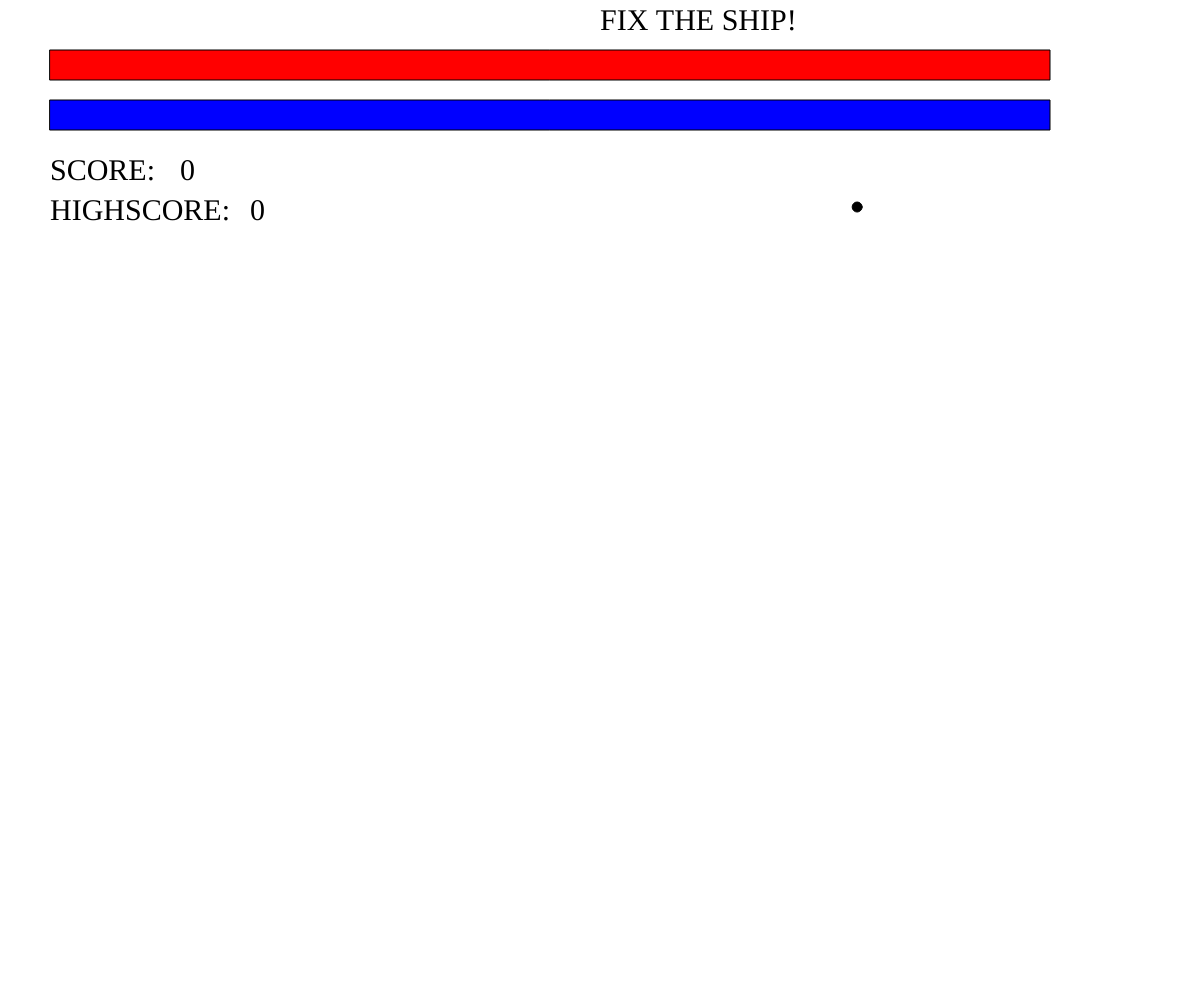
Frame 1 (no input)
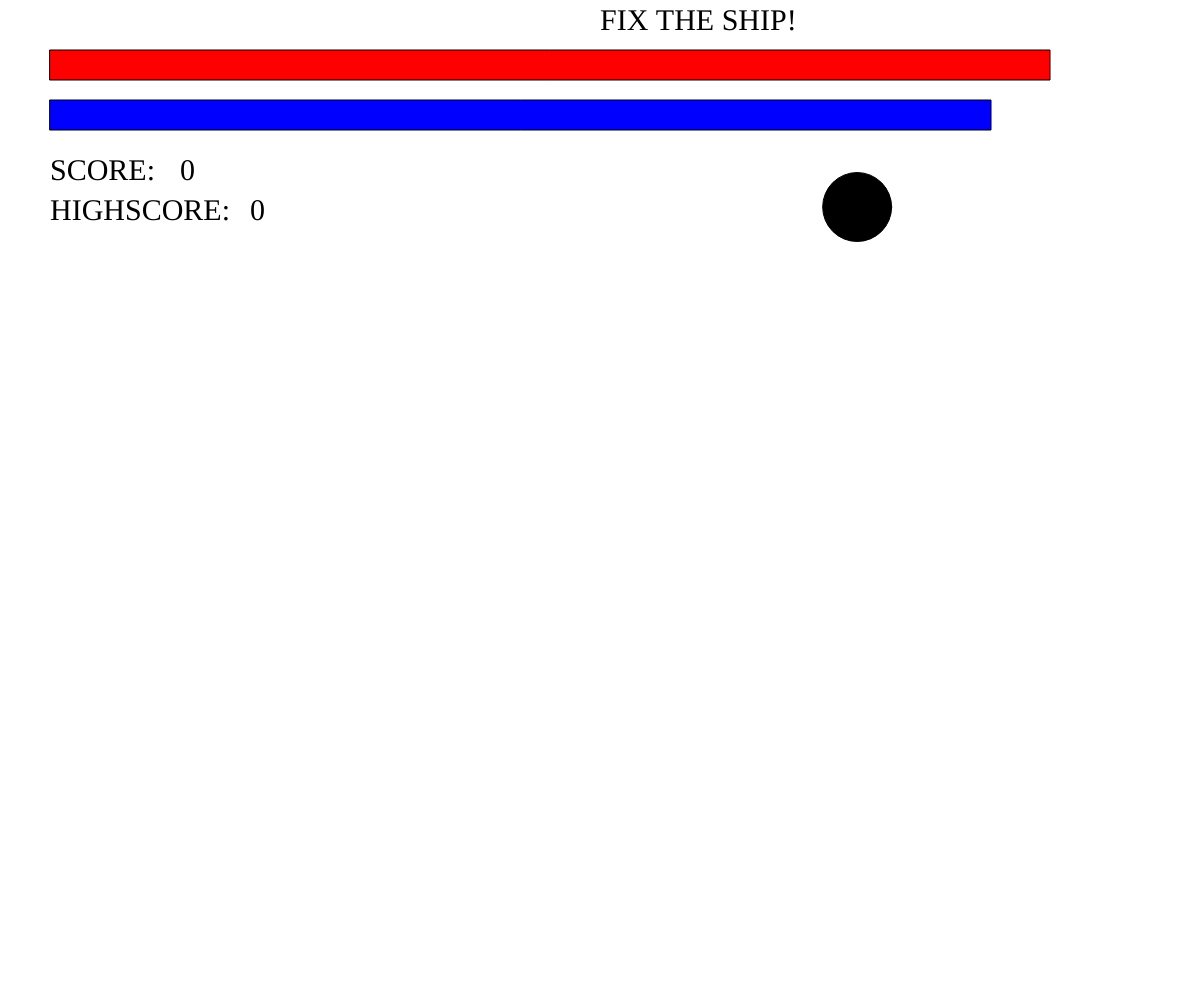
Frame 60 (no input)
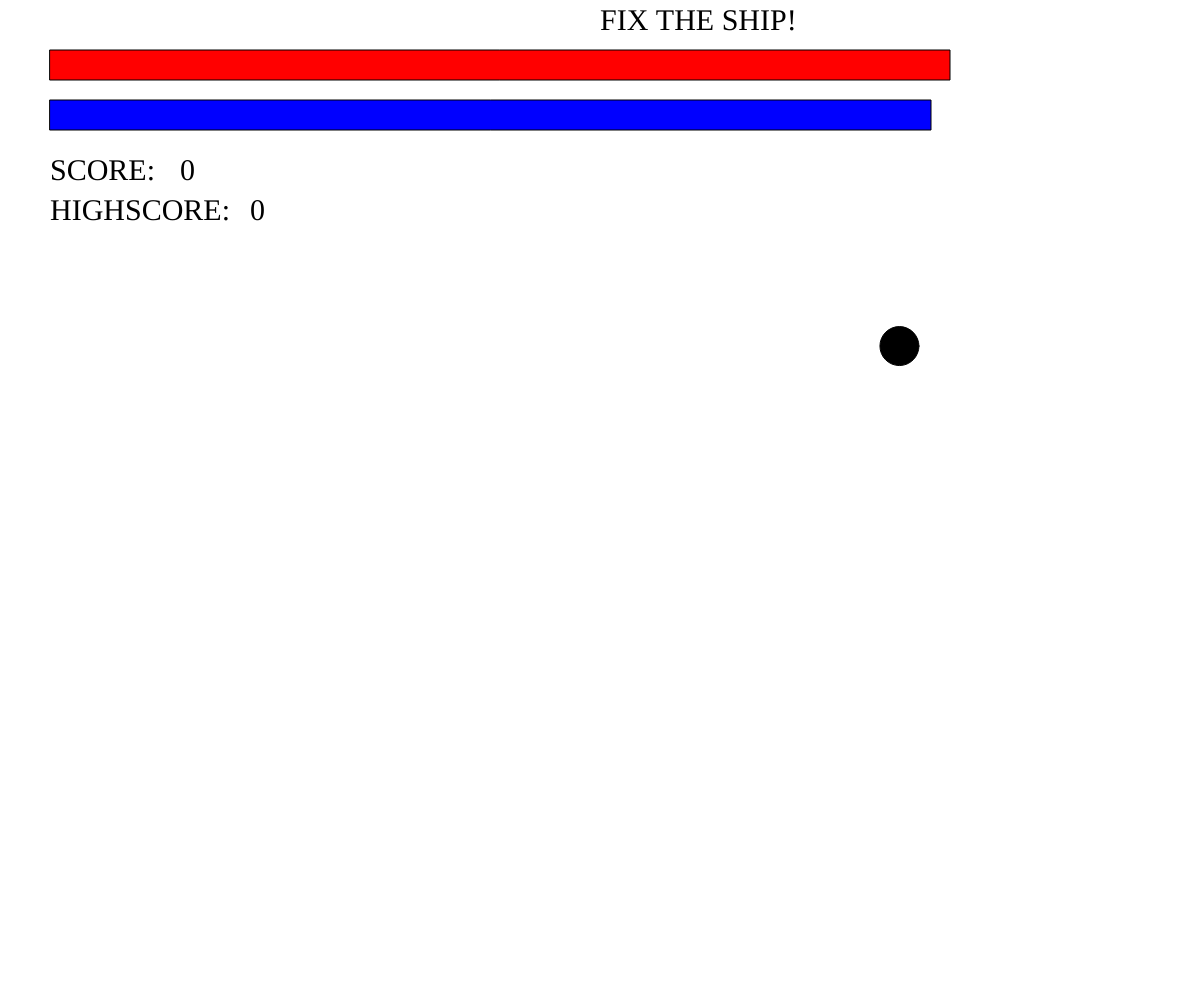
Frame 120 (the mouse pressed at the canvas centre since frame 60)

The p5.js sketch that drew these frames (run headless with seeded random() and noise() and a simulated clock; from frame 60 on, the mouse is pressed at the canvas centre):

// p5.js sketch
// ── sketch.js
const UNIT = 10; 
let score = 0; 
let highscore = 0; 
function setup() {

  //background
  createCanvas(windowWidth, windowHeight);
  background(255);
  smooth(); 


  //font
  fill(0);
  textSize(30);
  textFont('Georgia');

  //objects
  hole = new Hole();
  health = new Healthbar(UNIT*100, UNIT*3, UNIT*5, UNIT*5);
  time = new Timebar(UNIT*100, UNIT*3, UNIT*5, UNIT*10);

}

function draw() { 
  clear();
  fill(0);
  text('FIX THE SHIP!', windowWidth/2, UNIT*3);
  text('SCORE:',UNIT*5, UNIT*18);
  text(score, UNIT*18, UNIT*18);
  text('HIGHSCORE:',UNIT*5, UNIT*22);
  text(highscore, UNIT*25, UNIT*22);

  hole.display();
  time.display();
  health.display();

  hole.increaseSize();
  if(hole.isExploded()){
    health.takeDamge();
    hole.resetPosition();
    if(health.isDead()){fullReset();}
  } 


  
  time.tickTime();
  if(time.isTimeout()) fullReset();
}

function mousePressed() {
  print(hole.isHit(mouseX,mouseY));
  if(hole.isHit(mouseX,mouseY)){
    hole.resetPosition();
    score+=10;
  if(score == 50){
      hole.increaseSpeed();
    }
  }
}

function fullReset(){
  if(score > highscore){
    highscore = score;
  }
  score = 0;
  hole.reset();
  time.reset();
  health.reset()

}

class Hole{
  constructor(delay) {
    this.x = random(width);
    this.y = random(height);
    this.diameter = 10;
    this.delay = delay;
    this.speed = 1;
  }

  increaseSize() {
    this.diameter+=this.speed;
    if(this.isHit()) this.resetPosition();
  }

  increaseSpeed(){
    this.speed +=1; 
  }

  isHit(mx, my){
    let delta = this.diameter/2;
    return mx > this.x - delta && mx < this.x + delta && my < this.y + delta && my > this.y - delta; 
  }

  isExploded(){
    return this.diameter >= 100;
  }

  resetPosition(){
    this.x = random(width);
    this.y = random(height);
    this.diameter = 10; 
  }

  reset(){
    this.resetPosition();
    this.speed = 1;
  }

  display(){
    fill("black");
    ellipse(this.x, this.y, this.diameter, this.diameter);
  }
}

class Healthbar{
  constructor(health, height, x, y) {
    this.health = health;
    this.height = height;
    this.x = x;
    this.y = y;
  }

  takeDamge() {
    this.health -=100;
  } 

  isDead(){
    return this.health == 0;
  }

  reset(){
    this.health = 1000;
  }

  display(){
    fill("red");
    rect(this.x, this.y, this.health, this.height);
  }
}

class Timebar{
  constructor(time,height, x, y) {
    this.time = time;
    this.height = height;
    this.x = x;
    this.y = y;
  }

  tickTime() {
    this.time -=1;
  }

  isTimeout(){
    return this.time == 0; 
  }

  reset(){
    this.time = 1000;
  }
  display() {
    fill("blue");
    rect(this.x, this.y, this.time, this.height);
  }
}
// ── hole.js
class Jitter {
  constructor() {
    this.x = random(width);
    this.y = random(height);
    this.diameter = random(10, 30);
    this.speed = 1;
  }

  move() {
    this.x += random(-this.speed, this.speed);
    this.y += random(-this.speed, this.speed);
  }

  display() {
    ellipse(this.x, this.y, this.diameter, this.diameter);
  }
}
